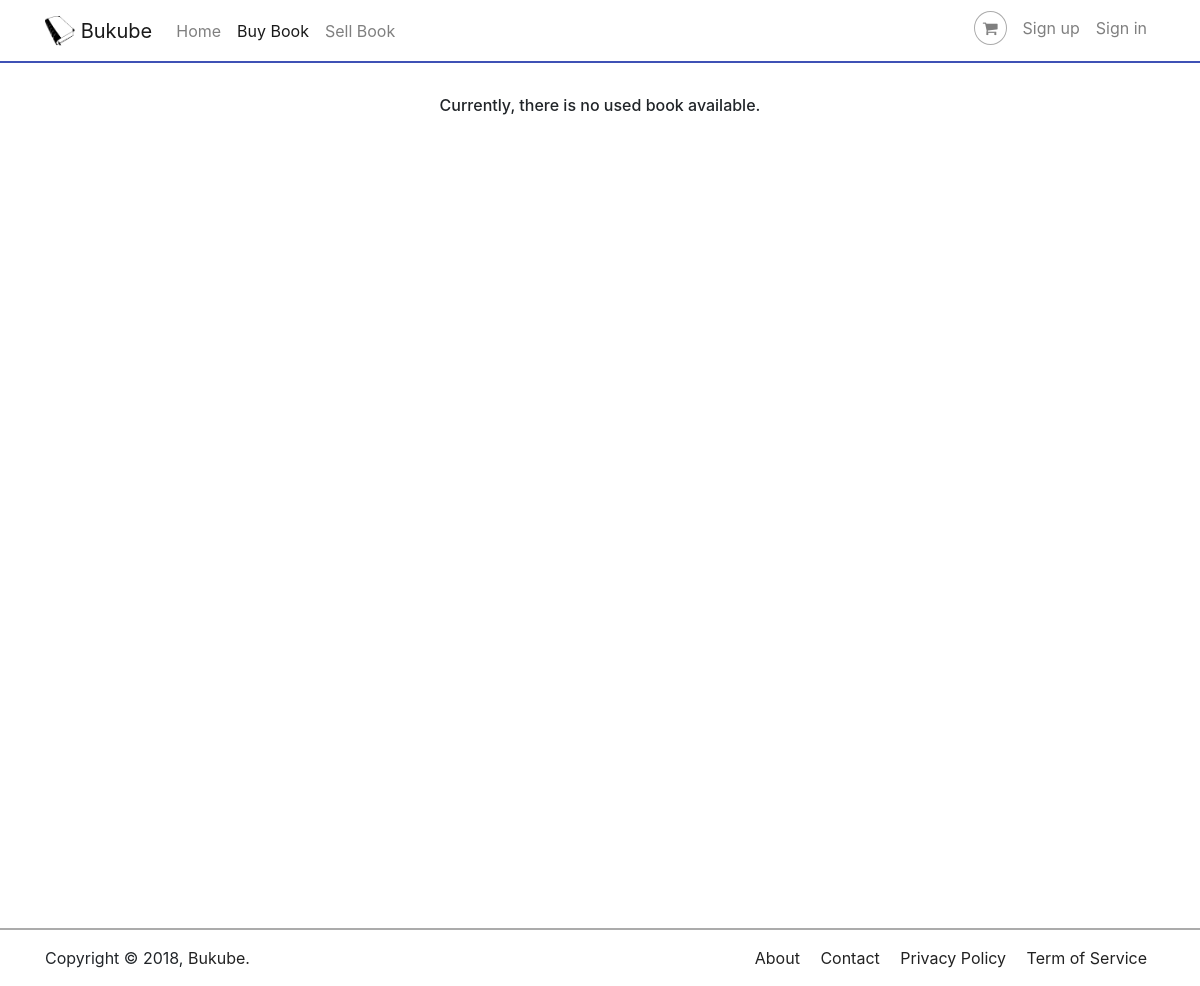
The page /index.php/book/list on the database as committed earlier.
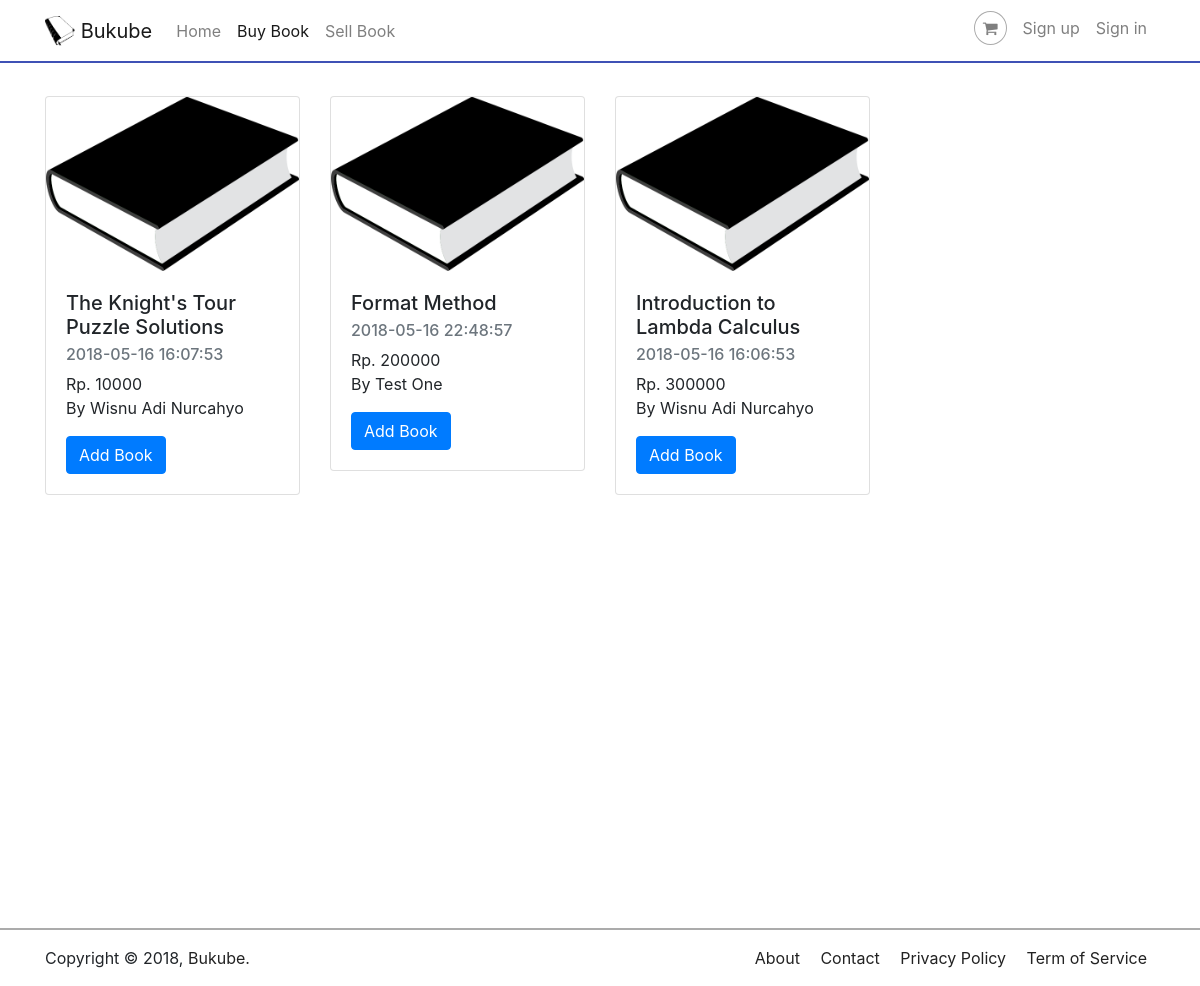
The same page on the database as committed later.
### tables this page shows
CREATE TABLE `books` (
  `book_id` int(11) NOT NULL,
  `user_id` int(11) NOT NULL,
  `title` varchar(255) NOT NULL,
  `author` varchar(255) NOT NULL,
  `price` int(11) NOT NULL,
  `cover` varchar(255) DEFAULT NULL,
  `stock` int(11) NOT NULL DEFAULT '1',
  `created_at` timestamp NOT NULL DEFAULT CURRENT_TIMESTAMP
);

CREATE TABLE `users` (
  `user_id` int(11) NOT NULL,
  `email` varchar(55) NOT NULL,
  `username` varchar(55) NOT NULL,
  `fullname` varchar(255) DEFAULT NULL,
  `password` varchar(255) NOT NULL,
  `address` text
);

### application/controllers/Book.php (called while the page is built, shortened)
<?php
class Book extends CI_Controller {
  public function __construct() {
    $this->load->model('Book_model', 'book');
  }
  public function list() {
    if ($this->session->userdata('user') != NULL)
      $userId = $this->session->userdata('user')->user_id;
    else
      $userId = 0;
    $data = [
      'page' => 'book/list',
      'title' => 'Buy Used Book Online',
      'books' => $this->book->all($userId)
    ];
    $this->load->view('books/list', $data);
  }
}

### index.php (called while the page is built, shortened)
<?php
require_once BASEPATH.'core/CodeIgniter.php';

### application/models/Book_model.php (called while the page is built, shortened)
<?php
class Book_model extends CI_Model {
  public function all($id = 0) {
    $this->db->select('books.*, users.fullname');
    $this->db->where('stock >', '0');
    $this->db->join('users', 'books.user_id = users.user_id');
    $this->db->order_by('price', 'ASC');
    return $this->db->get('books')->result();
  }
}

### application/views/books/list.php (the view, shortened to what this page needs)
<?php $this->view('partials/head'); ?>
<body class="page">
  <?php $this->view('partials/header'); ?>
  <main>
    <div class="container">
      <?php if (count($books) < 1): ?>
        <h6 align="center">
          Currently, there is no used book available.
        </h6>
      <?php else: ?>
        <div class="row">
          <?php foreach ($books as $book):
                  $img = $book->cover == NULL ? 'book-lineart.png' : $book->cover;
          ?>
            <div class="col-md-3">
              <div class="card" style="margin-bottom: 1em">
                <img class="card-img-top" src="<?php echo base_url(); ?>assets/img/<?php echo $img; ?>" href="<?php echo base_url(); ?>assets/img/<?php echo $img; ?>" alt="">
                <div class="card-body">
                  <h5 class="card-title"><?php echo $book->title; ?></h5>
                  <h6 class="card-subtitle mb-2 text-muted">
                    <?php echo $book->created_at; ?>
                  </h6>
                  <p class="card-text">
                    Rp. <?php echo $book->price; ?><br>
                    By <?php echo $book->fullname; ?>
                  </p>
                  <div class="row">
                    <div class="col-sm-6">
                      <?php if ($this->session->userdata('carts') == NULL || !isset($this->session->userdata('carts')[$book->book_id])): ?>
                        <?php echo form_open('cart/add_book'); ?>
                          <input type="submit" class="btn btn-primary" value="Add Book">
                        </form>
                      <?php else: ?>
                        <a href="<?php echo base_url(); ?>cart/remove_book/<?php echo $book->book_id; ?>" class="btn btn-danger">Remove Book</a>
                      <?php endif; ?>
                    </div>
                  </div>
                </div>
              </div>
            </div>
          <?php endforeach; ?>
        </div>
      <?php endif; ?>
    </div>
  </main>
<?php $this->view('partials/footer'); ?>

### application/views/partials/head.php (shortened to what this page needs)
<!DOCTYPE html>
<html lang="en">
<head>
  <link rel="stylesheet" type="text/css" href="https://cdnjs.cloudflare.com/ajax/libs/twitter-bootstrap/4.0.0/css/bootstrap.min.css">
  <link rel="stylesheet" type="text/css" href="https://cdnjs.cloudflare.com/ajax/libs/font-awesome/4.7.0/css/font-awesome.min.css">
  <link rel="stylesheet" type="text/css" href="https://cdnjs.cloudflare.com/ajax/libs/chosen/1.8.3/chosen.min.css">
  <link rel="stylesheet" type="text/css" href="https://cdnjs.cloudflare.com/ajax/libs/magnific-popup.js/1.1.0/magnific-popup.min.css">
  <link rel="stylesheet" type="text/css" href="<?php echo base_url(); ?>assets/css/default.css">
</head>

### application/views/partials/header.php (shortened to what this page needs)
<header>
  <nav class="navbar navbar-light navbar-expand-lg fixed-top">
    <div class="container">
      <a href="<?php echo base_url(); ?>" class="navbar-brand">
        <img src="<?php echo base_url(); ?>assets/img/bukube.png" width="30" height="30" class="d-inline-block align-top" alt="">
        Bukube
      </a>
      <div id="navbarNav" class="collapse navbar-collapse">
        <ul class="navbar-nav mr-auto">
          <li class="nav-item <?php if ($page == '/') echo 'active'; ?>">
            <a href="<?php echo base_url(); ?>" class="nav-link">
              Home
            </a>
          </li>
          <li class="nav-item <?php if ($page == 'book/list') echo 'active'; ?>">
            <a href="<?php echo base_url(); ?>book/list" class="nav-link">Buy Book</a>
          </li>
          <?php if ($this->session->userdata('user') == NULL): ?>
            <li class="nav-item <?php if ($page == 'book/submit') echo 'active'; ?>">
              <a href="<?php echo base_url(); ?>book/submit" class="nav-link">Sell Book</a>
            </li>
          <?php else: ?>
            <li class="nav-item <?php if ($page == 'user/books') echo 'active'; ?>">
              <a href="<?php echo base_url(); ?>user/books" class="nav-link">Sell Book</a>
            </li>
          <?php endif; ?>
        </ul>
        <ul class="navbar-nav ml-auto">
          <li class="nav-item">
            <a href="<?php echo base_url(); ?>carts/" class="nav-link">
              <i class="fa fa-shopping-cart" <?php if ($this->session->userdata('carts') != NULL) echo 'style="background-color: #999; color: #fff"' ?>></i>
            </a>
          </li>
          <?php if ($this->session->userdata('user') == NULL): ?>
            <li class="nav-item <?php if ($page == 'user/signup') echo 'active'; ?>">
              <a href="<?php echo base_url(); ?>user/signup" class="nav-link">Sign up</a>
            </li>
            <li class="nav-item <?php if ($page == 'user/signin') echo 'active'; ?>">
              <a href="<?php echo base_url(); ?>user/signin" class="nav-link">Sign in</a>
            </li>
          <?php endif; ?>
        </ul>
      </div>
    </div>
  </nav>
</header>

### application/views/partials/footer.php (shortened to what this page needs)
<footer>
  <div class="container">
    <div class="row">
      <div class="col-md-4">Copyright &copy; 2018,
        <a href="/">Bukube.</a></div>
      <div class="col-md-8">
        <div class="list">
          <a href="<?php echo base_url(); ?>page/about_us">About</a>
          <a href="<?php echo base_url(); ?>page/inquiry">Contact</a>
          <a href="<?php echo base_url(); ?>page/privacy-policy">Privacy Policy</a>
          <a href="<?php echo base_url(); ?>page/term-of-service">Term of Service</a></div>
      </div>
    </div>
  </div>
</footer>
</body>
</html>

### assets/css/default.css (style rules this page uses)
body { cursor: default; }
body header nav.navbar { background-color: #fff; border-bottom: 2px solid #3f51b5; }
body header nav.navbar .fa-shopping-cart { border: 1px solid #ababab; border-radius: 100%; margin-top: -0.5em; padding: 0.5em; }
body main { min-height: 100vh; padding-top: 2em; }
body footer { border-top: 2px solid #ababab; margin: 4em 0 1em; padding: 1em 0 0; }
body footer .col-md-8 { text-align: right; }
body footer a { color: #222; text-decoration: none; }
body footer .list a { display: inline-block; margin: 0 0.5em; }
body.page main { margin-top: 4em; }

Rows that differ between the two databases and show on the page:
added books: title "The Knight's Tour Puzzle Solutions", created_at "2018-05-16 16:07:53", price "10000", user.fullname "Wisnu Adi Nurcahyo"
added books: title "Format Method", created_at "2018-05-16 22:48:57", price "200000", user.fullname "Test One"
added books: title "Introduction to Lambda Calculus", created_at "2018-05-16 16:06:53", price "300000", user.fullname "Wisnu Adi Nurcahyo"
Other text that changed with them:
text no longer shown: "Currently, there is no used book available."
